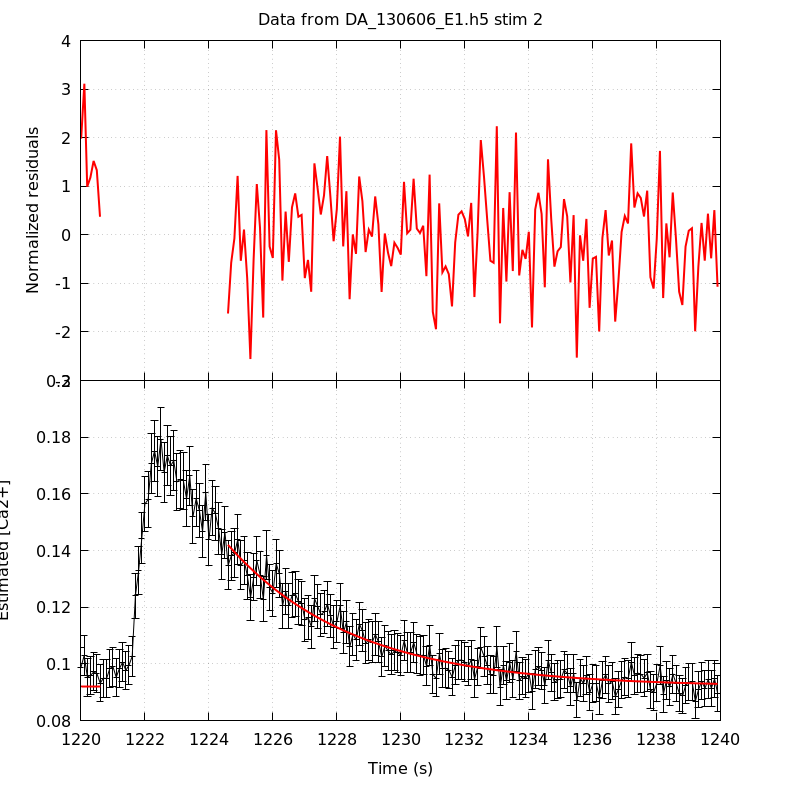

Reproduce this figure in gnuplot.
unset key
set grid
set multiplot title 'Data from DA_130606_E1.h5 stim 2' noenhanced layout 2,1 margins 0.1,0.9,0.1,0.95 spacing 0,0
set ylabel 'Normalized residuals'
set xtics format ''
plot 'DA_130606_E1_aba_RatioFit_s2' using 1:4 with lines linecolor rgb 'red' linewidth 2
set format x '%g'
set xlabel 'Time (s)'
set ylabel 'Estimated [Ca2+]'
plot 'DA_130606_E1_aba_CaRatio_s2' using 1:2:($3*1.96) with yerrorlines \
     linecolor rgb 'black' linewidth 1,                \
     'DA_130606_E1_aba_RatioFit_s2' using 1:3 with lines linecolor rgb 'red'\
     linewidth 2
unset multiplot
